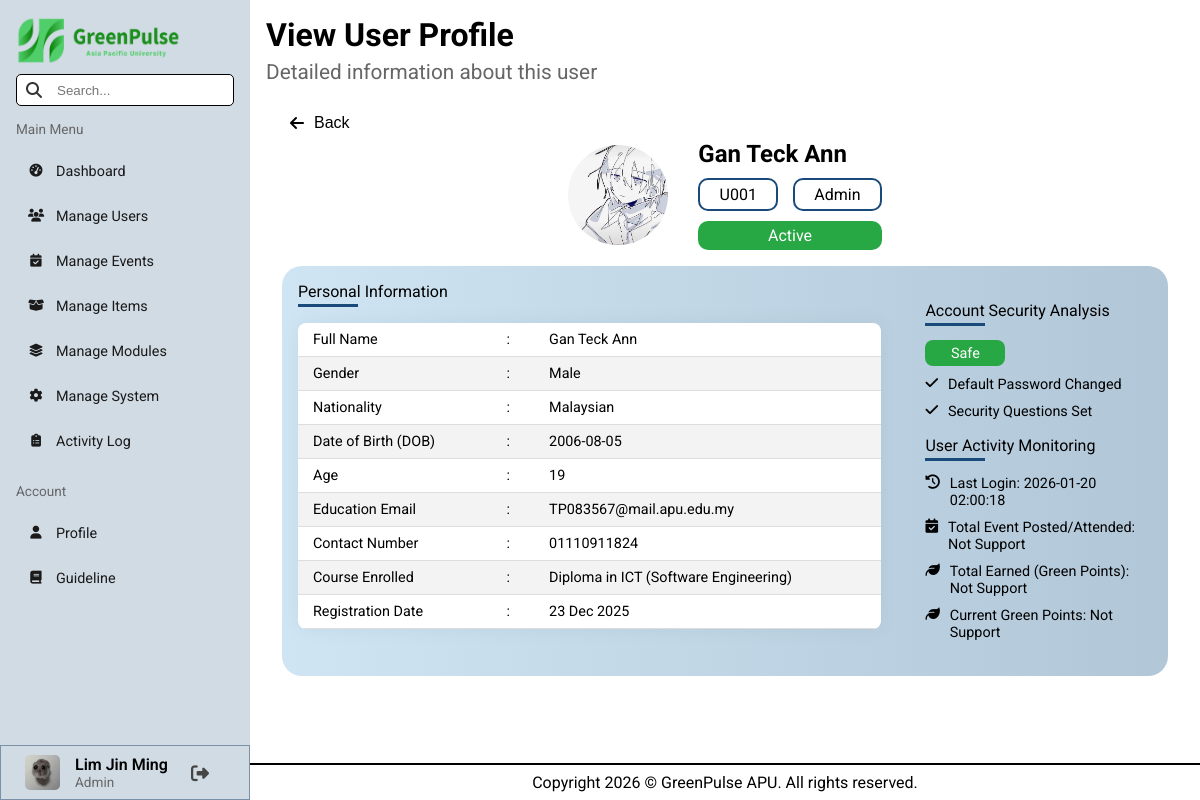
/pages/admin/viewUserProfile.php?id=U001 (signed in), run on an earlier commit of the app's database.
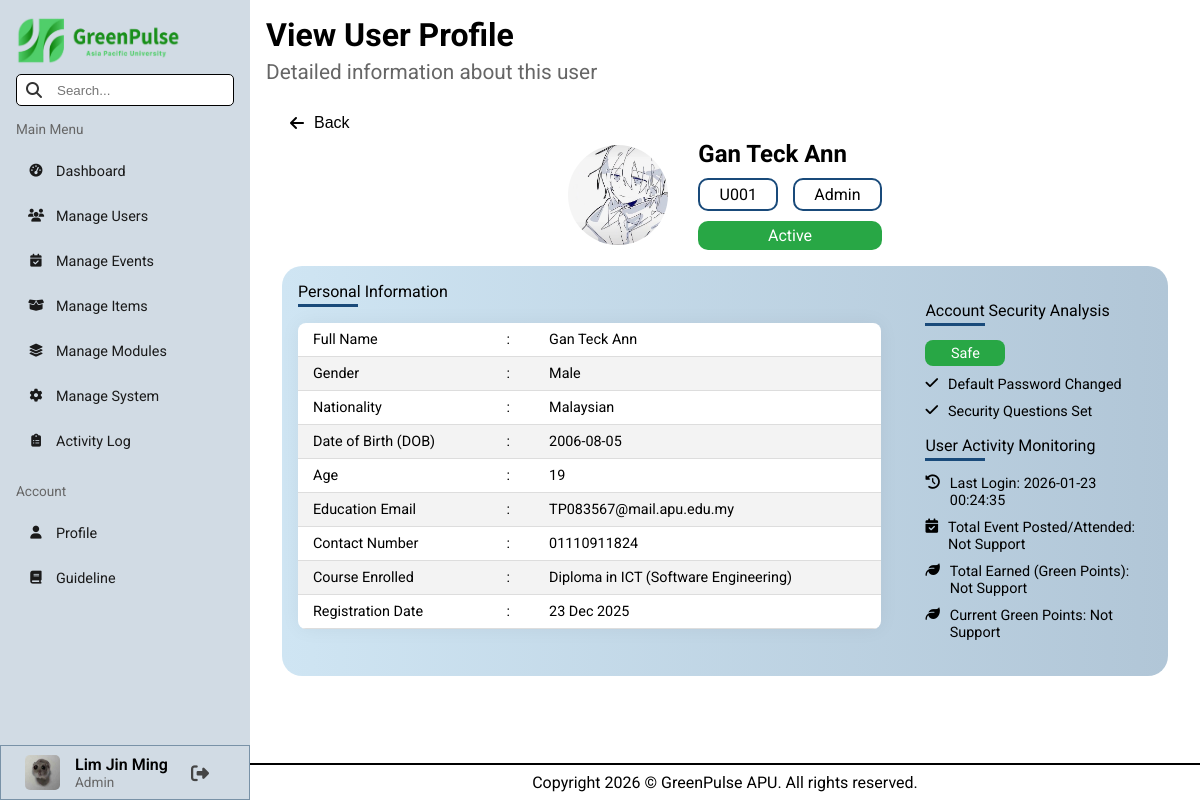
And on a later commit of the database.
### tables this page shows
CREATE TABLE `users` (
  `user_id` varchar(8) NOT NULL,
  `name` varchar(100) NOT NULL,
  `nationality` varchar(50) DEFAULT NULL,
  `gender` char(1) DEFAULT NULL,
  `date_of_birth` date NOT NULL,
  `contact_number` varchar(12) NOT NULL,
  `education_email` varchar(50) NOT NULL,
  `course_name` varchar(255) NOT NULL,
  `registration_date` date NOT NULL,
  `password` varchar(255) NOT NULL,
  `safety_question_1` varchar(150) DEFAULT NULL,
  `answer_1` varchar(150) DEFAULT NULL,
  `safety_question_2` varchar(150) DEFAULT NULL,
  `answer_2` varchar(150) DEFAULT NULL,
  `green_points` int(11) DEFAULT NULL,
  `total_earned` int(11) DEFAULT NULL,
  `avatar` varchar(255) DEFAULT NULL,
  `role` varchar(50) NOT NULL,
  `last_login` datetime DEFAULT NULL,
  `account_status` varchar(50) NOT NULL DEFAULT 'Active'
);

### backend/sessionData.php (called while the page is built, shortened)
<?php
    $userID = $_SESSION["userID"];
?>

### backend/utility.php (called while the page is built, shortened)
<?php
    function statusColor($status) {
        if ($status === "Active" || $status === "Complete") {
            return "#28a745";
        }
        elseif ($status === "Inactive" || $status === "Pending") {
            return "#dc3545";
        }
    }
?>

### pages/admin/viewUserProfile.php (the view, shortened to what the rows shown need)
<?php
    include("../../conn.php");
    include("../../backend/sessionData.php");
    include("../../backend/utility.php");
    $data = array();
    $age = "";
    $statusColor = "";
    $gender = "";
    $accountSecurityStatus = "";
    $accountStatusColor = "";
    $event_text = "";
    $total_event = 0;
    if(isset($_GET["id"])) {
        $id = $_GET["id"];
        $sql = "SELECT * FROM users WHERE user_id = '$id'";
        $result = mysqli_query($conn, $sql);
        $data = mysqli_fetch_assoc($result);
        $age = date_diff(date_create($data["date_of_birth"]), date_create("today")) -> y;
        $statusColor = statusColor($data["account_status"]);
        if ($data["gender"] === "M") {
            $gender = "Male";
        }
        elseif ($data["gender"] === "F") {
            $gender = "Female";
        }
        $arr = explode("-", $data["date_of_birth"]);
        $dob = $arr[1] .$arr[2];
        $defaultPassword = $data["user_id"] . "@" . $dob;
        $defaultPassword_test = !password_verify($defaultPassword, $data["password"]);
        $safetyQuestion_test = !empty($data["safety_question_1"]);
        if ($safetyQuestion_test && $defaultPassword_test) {
            $accountSecurityStatus = "Safe";
            $accountStatusColor = "#28a745";
        }
        else {
            $accountSecurityStatus = "Danger";
            $accountStatusColor = "#dc3545";
            $safetyQuestion_icon = "fa-solid fa-xmark";
            $changedDefaultPassword_icon = $safetyQuestion_icon;
        }
        if ($data["role"] != "admin") {
            $sql_totalEvent = "";
            if ($data["role"] === "committee") {
                $sql_totalEvent = "SELECT COUNT(*) AS total FROM events WHERE user_id = '$id'";
                $event_text = "Posted";
            }
            elseif ($data["role"] === "volunteer") {
                $sql_totalEvent = "SELECT COUNT(*) AS total FROM attendance WHERE user_id = '$id' AND attendance_status = 'Present'";
                $event_text = "Attended";
            }
            $result_totalEvent = mysqli_query($conn, $sql_totalEvent);
            $row = mysqli_fetch_assoc($result_totalEvent);
            $total_event = $row["total"];
        }
        else {
            $event_text = "Posted/Attended";
            $total_event = "Not Support";
        }
    }
    else {
        echo "<script>
                alert('Invalid Access');
                window.location.href = 'manageUsers.php';
              </script>";
    }
    $registrationDate = $data["registration_date"];
    $formatted_registrationDate = date("d M Y", strtotime($registrationDate));
?>
<!DOCTYPE html>
<html lang="en">
    <head>
        <link rel="stylesheet" href="../../styles/admin.css">
        <?php include("library.php") ?>
    </head>
    <body>
        <?php include("header.php"); ?>
        <main class="search-area">
            <h1>View User Profile</h1>
            <h2 class="page-subTitle">Detailed information about this user</h2>
            <div class="flex-container viewDetails">
                <div class="viewDetails-header">
                    <img src="../../<?php echo $data['avatar'] ?>" alt="user_avatar" width="100px" height="100px">
                    <div class="viewDetails-title">
                        <h2><?php echo $data["name"] ?></h2>
                        <div class="row">
                            <p><?php echo $data["user_id"] ?></p>
                            <p><?php echo ucwords($data["role"]) ?></p>
                        </div>
                        <div class="row status" style="background-color: <?php echo $statusColor; ?>">
                            <?php echo $data["account_status"] ?>
                        </div>
                    </div>
                </div>
                <div class="viewDetails-content">
                    <div class="info-box1">
                        <div class="info-content">
                            <table>
                                <tr>
                                    <td>Full Name</td>
                                    <td>:</td>
                                    <td><?php echo $data["name"] ?></td>
                                </tr>
                                <tr>
                                    <td>Gender</td>
                                    <td>:</td>
                                    <td><?php echo $gender ?></td>
                                </tr>
                                <tr>
                                    <td>Nationality</td>
                                    <td>:</td>
                                    <td><?php echo $data["nationality"] ?></td>
                                </tr>
                                <tr>
                                    <td>Date of Birth (DOB)</td>
                                    <td>:</td>
                                    <td><?php echo $data["date_of_birth"] ?></td>
                                </tr>
                                <tr>
                                    <td>Age</td>
                                    <td>:</td>
                                    <td><?php echo $age ?></td>
                                </tr>
                                <tr>
                                    <td>Education Email</td>
                                    <td>:</td>
                                    <td><?php echo $data["education_email"] ?></td>
                                </tr>
                                <tr>
                                    <td>Contact Number</td>
                                    <td>:</td>
                                    <td><?php echo $data["contact_number"] ?></td>
                                </tr>
                                <tr>
                                    <td>Course Enrolled</td>
                                    <td>:</td>
                                    <td><?php echo $data["course_name"] ?></td>
                                </tr>
                                <tr>
                                    <td>Registration Date</td>
                                    <td>:</td>
                                    <td><?php echo $formatted_registrationDate ?></td>
                                </tr>
                            </table>
                        </div>
                    </div>
                    <div class="info-box2">
                        <div class="tracking-box1">
                            <div class="info-content">
                                <div class="account-security-status" style="background-color: <?php echo $accountStatusColor ?>">
                                    <p><?php echo $accountSecurityStatus ?></p>
                                </div>
                            </div>
                        </div>
                        <div class="tracking-box2">
                            <div class="info-content">
                                <div class="icon-text">
                                    <i class="fa-solid fa-clock-rotate-left"></i>
                                    <p>Last Login: <?php echo $data["last_login"] ?? "N/A" ?></p>
                                </div>
                                <div class="icon-text">
                                    <i class="fa-solid fa-calendar-check"></i>
                                    <p>Total Event <?php echo $event_text ?>: <?php echo $total_event ?></p>
                                </div>
                            </div>
                        </div>
                    </div>
                </div>
            </div>
        </main>
    </body>
</html>

### pages/admin/header.php (shortened to what the rows shown need)
<?php
    $sql_userInfo = "SELECT avatar FROM users WHERE user_id = '$userID'";
    $result_userInfo = mysqli_query($conn, $sql_userInfo);
    $data_userInfo = mysqli_fetch_assoc($result_userInfo);
    $avatar = $data_userInfo["avatar"] ?? "src/avatars/default.png";
?>
<aside id="sidebar">
    <div class="user-info-section">
        <img src="../../<?php echo $avatar ?>" alt="user_avatar" width="35px" height="35px">
        <div class="user-info-box">
            <p class="name"> <?php echo $userName ?? "Unknown User" ?> </p>
            <p class="role">Admin</p>
        </div>
        <form action="../../backend/logoutRedirect.php" method="POST" class="logout-form">
            <button type="submit" class="logout-btn" title="Logout">
            </button>
        </form>
    </div>
</aside>

What changed in the data, as far as the page shows it:
changed users "Gan Teck Ann": last_login "2026-01-20 02:00:18" → "2026-01-23 00:24:35"
